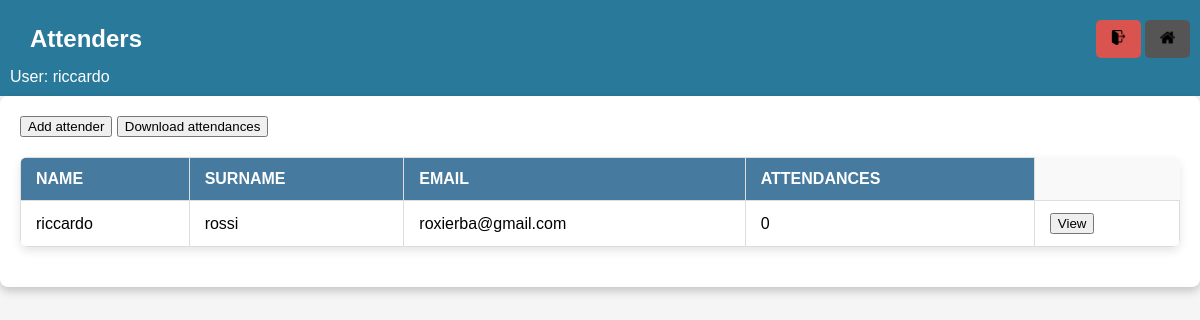
The page /attenders/ (signed in) on the database as committed earlier.
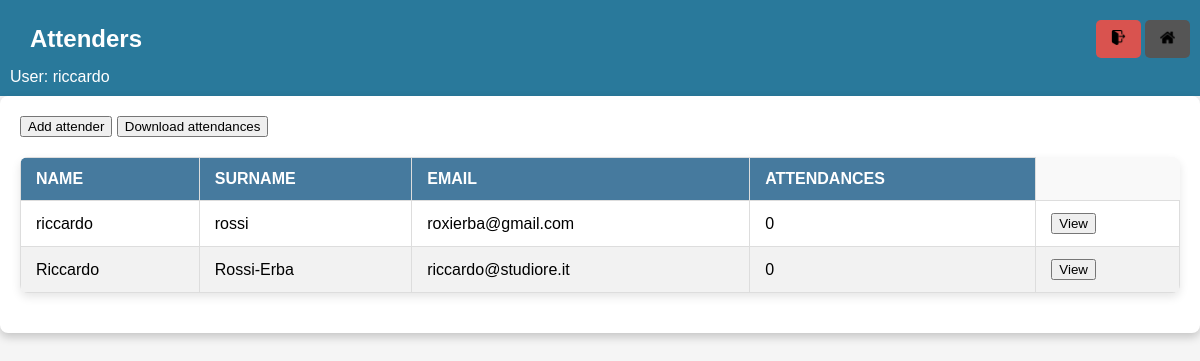
The same page on the database as committed later.
### checker/models.py (models this page shows, shortened)
class Attender(models.Model):
    name = models.CharField(max_length=250)
    surname = models.CharField(max_length=255)
    code = models.CharField(max_length=255, unique=True)
    email = models.EmailField(
        unique=True,
        error_messages={
            'unique': 'This email is already in use.',
            'invalid': 'Enter a valid email address.',
        }
    )
    email_verified = models.BooleanField(default=False)

### checker/views.py (the view, shortened to what this page needs)
# urls.py: path('attenders/', views.list_attenders, name='list_attenders'),
@login_required
def list_attenders(request):
    class AttenderShow:
        def __init__(self, attender):
            self.attender = attender
            self.attendances = Attendance.objects.filter(user=attender).count()
    attenders = [AttenderShow(a) for a in Attender.objects.all()]
    context = {
        "attenders": attenders,
    }
    return render(request, "attenders.html", context=context)

### templates/attenders.html (shortened to what this page needs)
{% extends 'base.html' %}
{% block header%}
    Attenders
{% endblock %}
{% block content %}
    <div>
        <button id="add-attender">Add attender</button>
        <button id="download">Download attendances</button>
    </div>
    <table>
        <thead>
            <tr>
                <th>Name</th>
                <th>Surname</th>
                <th>Email</th>
                <th>Attendances</th>
            </tr>
        </thead>
        <tbody>
            {% for attender in attenders %}
                <tr>
                    <td>{{ attender.attender.name }}</td>
                    <td>{{ attender.attender.surname }}</td>
                    <td>{{ attender.attender.email }}</td>
                    <td>{{ attender.attendances }}</td>
                    <td><button id="redirect-attender-{{ attender.attender.id }}">View</button></td>
                </tr>
            {% endfor %}
        </tbody>
    </table>
{% endblock %}

### templates/base.html (shortened to what this page needs)
<!DOCTYPE html>
<html lang="en">
<head>
    {% load static %}
    <link rel="stylesheet" href="{% static 'checker/css/base.css' %}">
    <link rel="stylesheet" href="{% static 'checker/css/form.css' %}">
</head>
<body>
    <header class="header">
        <div class="header-main">
            <div class="navbar-brand">
                {% block header %}Base template{% endblock %}
            </div>
            {% if user.is_authenticated %}
                <div class="navbar-buttons">
                    <button id="logout" class="navbar-button logout-button">
                        <img class="navbar-image" src="{% static 'checker/images/logout.png' %}" alt="Logout" class="header-button-image">
                    </button>
                    <button id="home" class="navbar-button">
                        <img class="navbar-image" src="{% static 'checker/images/home.png' %}" alt="Home" class="header-button-image">
                    </button>
                </div>
            {% endif %}
        </div>
        {% if user.is_authenticated %}
        <div>User: {{ user.username }}</div>
        {% endif %}
    </header>
    <main class="page-container">
            {% block content %}{% endblock %}
    </main>
</body>
</html>

### checker/static/checker/css/base.css (style rules this page uses)
.header { background-color: #29799b; color: white; padding: 10px; z-index: 1000; width: 100%; top: 0; }
.header-main { justify-content: space-between; align-items: center; padding: 10px 20px; display: flex; }
.navbar-brand { font-size: 1.5em; font-weight: bold; display: inline; }
.navbar-buttons { background: none; border: none; padding: 0; cursor: pointer; }
.navbar-button { text-decoration: none; color: white; background-color: #555; padding: 10px 15px; border-radius: 5px; transition: background-color 0.3s ease; border: none; }
.logout-button { background-color: #d9534f; }
.navbar-image { width: 15px; height: 15px; }
body { margin: 0; padding: 0; font-family: Arial, sans-serif; background: #f5f5f5; }
.page-container { width: 100%; max-width: 1200px; background: #ffffff; box-shadow: 0 4px 10px rgba(0, 0, 0, 0.2); border-radius: 8px; padding: 20px; box-sizing: border-box; overflow: hidden; justify-content: center; margin: 0 auto; }
table { width: 100%; border-collapse: collapse; margin: 20px 0; font-size: 1rem; font-family: Arial, sans-serif; text-align: left; background-color: #f9f9f9; border-radius: 8px; overflow: hidden; box-shadow: 0 4px 10px rgba(0, 0, 0, 0.1); }
table th, table td { padding: 12px 15px; border: 1px solid #ddd; }
table th { background-color: #467a9e; color: white; font-weight: bold; text-transform: uppercase; }
table tr:nth-child(even) { background-color: #f2f2f2; }
table tr:nth-child(odd) { background-color: #ffffff; }
table td { text-align: left; }

Rows that differ between the two databases and show on the page:
added Attender: attender.name "Riccardo", attender.surname "Rossi-Erba", attender.email "riccardo@studiore.it"
Other text that changed with them:
new list line: "0 View"
